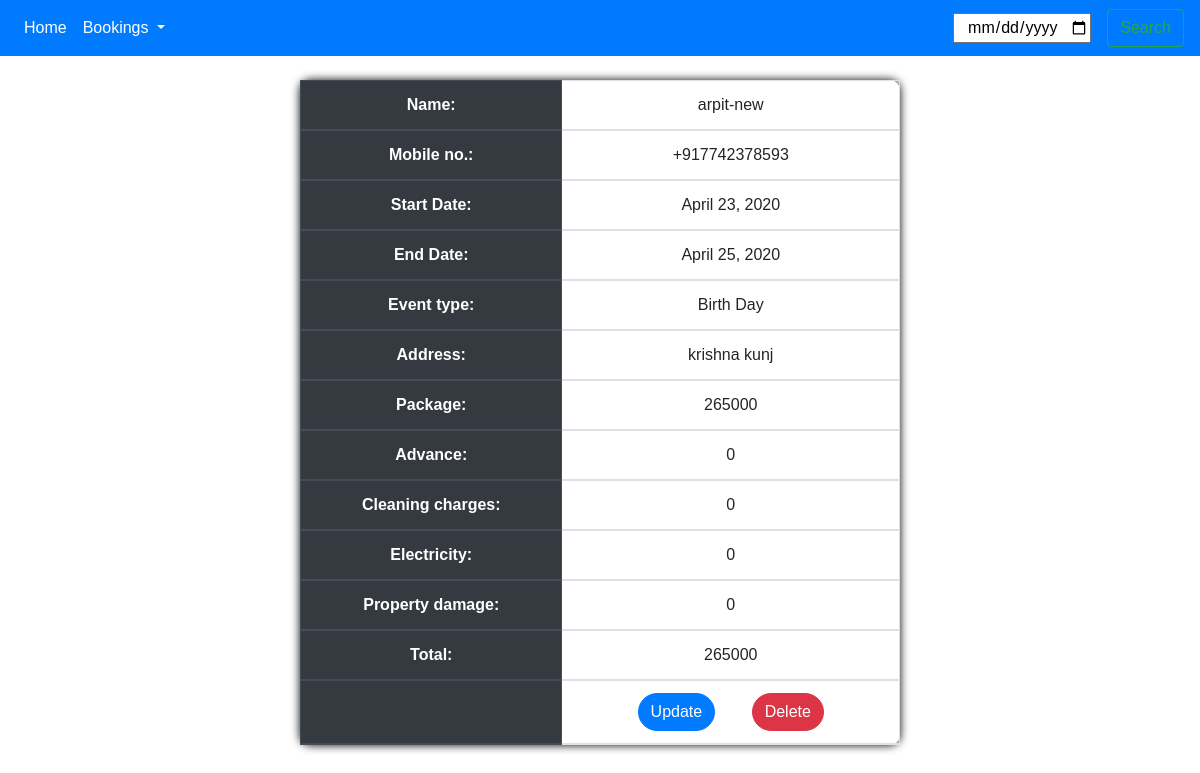
/bookings/event_detail/arpit (signed in), run on the app's committed database.
### bookings/models.py (models this page shows, shortened)
class Event(models.Model):
    name = models.CharField(max_length=20)
    slug = models.SlugField(unique=True)
    mobile_no = PhoneNumberField()
    address = models.CharField(max_length=100)
    start_date = models.DateField()
    end_date = models.DateField()
    event_type = models.CharField(max_length=20, choices=EVENT_CHOICES)
    package = models.IntegerField(choices=PACKAGE_CHOICES)
    cleaning_charges = models.IntegerField(blank=True, null=True, default=0)
    electricity_consumption = models.IntegerField(
        blank=True, null=True, default=0)
    property_damage_charges = models.IntegerField(
        blank=True, null=True, default=0)
    advance_paid = models.IntegerField(blank=True, null=True, default=0)
    def total(self):
        return self.package + self.cleaning_charges + self.electricity_consumption + \
            self.property_damage_charges - self.advance_paid

### bookings/views.py (the view)
# urls.py: path('event_detail/<slug>', event_detail, name='event_detail'),
@login_required
@csrf_exempt
def event_detail(request, slug):
    try:
        event = Event.objects.all().filter(slug=slug)
        context = {
            'event': event
        }
        return render(request, 'event_detail.html', context)
    except ObjectDoesNotExist:
        messages.error(request, "You do not have an event",
                       extra_tags='alert-danger')
        return redirect('bookings:check_all')

### templates/event_detail.html (shortened to what this page needs)
{% extends "base.html" %}
{% load static %}
{% block content %}
<section class="container-fluid ">
    <div class=" row justify-content-center mt-4    ">
        <table class="table table-bordered text-center col-6 frm-container">
            {% for event in event %}
            <thead class="thead-dark ">
                <tr>
                    <th>Name:</th>
                    <td class="editable" data-slug="{{event.slug}}" data-type="name">{{event.name}}</td>
                </tr>
                <tr>
                    <th>Mobile no.:</th>
                    <td data-slug="{{event.slug}}" data-type="mobile_no">{{ event.mobile_no }}</td>
                </tr>
                <tr>
                    <th>Start Date:</th>
                    <td class="editable" data-slug="{{event.slug}}" data-type="start_date">
                        {{ event.start_date }}</td>
                </tr>
                <tr>
                    <th>End Date:</th>
                    <td class="editable" data-slug="{{event.slug}}" data-type="end_date">
                        {{ event.end_date }}</td>
                </tr>
                <tr>
                    <th>Event type:</th>
                    <td data-slug="{{event.slug}}" data-type="event_type">
                        {{ event.event_type }}</td>
                </tr>
                <tr>
                    <th>Address:</th>
                    <td class="editable" data-slug="{{event.slug}}" data-type="address">{{ event.address }}</td>
                </tr>
                <tr>
                    <th>Package:</th>
                    <td data-slug="{{event.slug}}" data-type="package">{{event.package}}</td>
                </tr>
                <tr>
                    <th>Advance:</th>
                    <td class="editable" data-slug="{{event.slug}}" data-type="advance_paid">{{event.advance_paid}}</td>
                </tr>
                <tr>
                    <th>Cleaning charges:</th>
                    <td class="editable" data-slug="{{event.slug}}" data-type="cleaning_charges">
                        {{event.cleaning_charges}}</td>
                </tr>
                <tr>
                    <th>Electricity:</th>
                    <td class="editable" data-slug="{{event.slug}}" data-type="electricity_consumption">
                        {{event.electricity_consumption}}</td>
                </tr>
                <tr>
                    <th>Property damage:</th>
                    <td class="editable" data-slug="{{event.slug}}" data-type="property_damage_charges">
                        {{event.property_damage_charges}}</td>
                </tr>
                <tr>
                    <th>Total:</th>
                    <td>{{event.total}}</td>
                </tr>
                <tr>
                    <th></th>
                    <td><a href="{% url 'bookings:event_detail' event.slug %}" class="btn btn-primary rounded-pill mr-3"
                            role="button">Update</a>
                        <a href="{% url 'bookings:delete_event' event.slug %}" class="btn btn-danger rounded-pill ml-3"
                            role="button">Delete</a></td>
                </tr>
            </thead>
        </table>
        {% endfor %}
    </div>
</section>
{% endblock %}

### static/css/form.css (style rules this page uses)
.frm-container { background-image: url('../svg/elipse.svg') no-repeat ; background-size: cover; padding: 30px; border-radius: 10px; box-shadow: 0px 0px 10px 0px #000; }

### data on the page
Event: name "arpit-new", mobile_no "+917742378593", start_date "April 23, 2020", end_date "April 25, 2020", event_type "Birth Day", address "krishna kunj", package "265000", advance_paid "0", cleaning_charges "0", electricity_consumption "0", property_damage_charges "0", total "265000"
